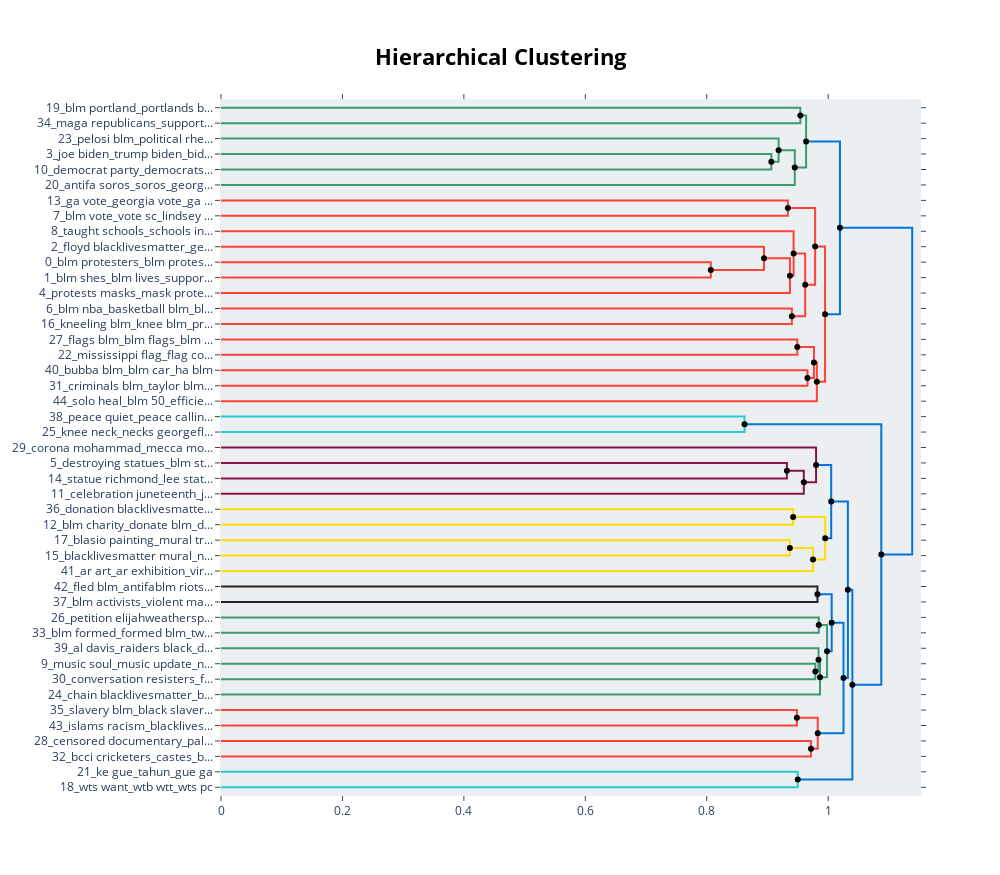

Notebook code for this chart:
### Code cell
topic_model.visualize_hierarchy(hierarchical_topics=hierarchical_topics)

### Figure 1 — Plotly figure (JSON) as saved in the notebook; plotly's stock layout.template omitted (floating-point values rounded to 4 significant figures)
{"data": [{"hoverinfo": "text", "marker": {"color": "rgb(61,153,112)"}, "mode": "lines", "text": ["blm portland_portlands blm_blm leftists_murder portland_blm protesters", "", "", "maga republicans_supporting maga_maga antifa_maga_im maga"], "type": "scatter", "x": [0, 0.9541, 0.9541, 0], "xaxis": "x", "y": [-5, -5, -15, -15], "yaxis": "y"}, {"hoverinfo": "text", "marker": {"color": "rgb(61,153,112)"}, "mode": "lines", "text": ["joe biden_trump biden_biden running_biden taking_mention biden", "", "", "democrat party_democrats party_party democrat_democratic party_dems party"], "type": "scatter", "x": [0, 0.9064, 0.9064, 0], "xaxis": "x", "y": [-35, -35, -45, -45], "yaxis": "y"}, {"hoverinfo": "text", "marker": {"color": "rgb(61,153,112)"}, "mode": "lines", "text": ["pelosi blm_political rhetoricattack_pelosis_hateful political_ms pelosi", "", "", "democrat party_democrats party_party democrat_democratic party_dems party"], "type": "scatter", "x": [0, 0.9184, 0.9184, 0.9064], "xaxis": "x", "y": [-25, -25, -40, -40], "yaxis": "y"}, {"hoverinfo": "text", "marker": {"color": "rgb(61,153,112)"}, "mode": "lines", "text": ["democrat party_democratic party_dems party_democrats_democrat", "", "", "antifa soros_soros_george soros_blm soros_soros funding"], "type": "scatter", "x": [0.9184, 0.945, 0.945, 0], "xaxis": "x", "y": [-32.5, -32.5, -55, -55], "yaxis": "y"}, {"hoverinfo": "text", "marker": {"color": "rgb(61,153,112)"}, "mode": "lines", "text": ["blm portland_portlands blm_blm leftists_murder portland_portland killed", "", "", "democrat party_dems party_democrats_democrat_republicans"], "type": "scatter", "x": [0.9541, 0.9637, 0.9637, 0.945], "xaxis": "x", "y": [-10, -10, -43.75, -43.75], "yaxis": "y"}, {"hoverinfo": "text", "marker": {"color": "rgb(255,65,54)"}, "mode": "lines", "text": ["ga vote_georgia vote_ga legislators_ga legislature_ga vote2020", "", "", "blm vote_vote sc_lindsey grahams_lindsey graham_sc senator"], "type": "scatter", "x": [0, 0.9337, 0.9337, 0], "xaxis": "x", "y": [-65, -65, -75, -75], "yaxis": "y"}, {"hoverinfo": "text", "marker": {"color": "rgb(255,65,54)"}, "mode": "lines", "text": ["blm protesters_blm protest_blm protests_blm antifa_antifa blm", "", "", "blm shes_blm lives_support blm_blm_blm ms"], "type": "scatter", "x": [0, 0.8067, 0.8067, 0], "xaxis": "x", "y": [-105, -105, -115, -115], "yaxis": "y"}, {"hoverinfo": "text", "marker": {"color": "rgb(255,65,54)"}, "mode": "lines", "text": ["floyd blacklivesmatter_georgefloydmemorial floyd_george floyd_floyds funeral_floyd funeral", "", "", "blm protesters_blm protest_blm protests_blm movement_blm"], "type": "scatter", "x": [0, 0.8944, 0.8944, 0.8067], "xaxis": "x", "y": [-95, -95, -110, -110], "yaxis": "y"}, {"hoverinfo": "text", "marker": {"color": "rgb(255,65,54)"}, "mode": "lines", "text": ["blm protesters_blm protest_blm protests_ar 15_blm antifa", "", "", "protests masks_mask protests_blm masks_blm mask_wear masks"], "type": "scatter", "x": [0.8944, 0.9371, 0.9371, 0], "xaxis": "x", "y": [-102.5, -102.5, -125, -125], "yaxis": "y"}, {"hoverinfo": "text", "marker": {"color": "rgb(255,65,54)"}, "mode": "lines", "text": ["taught schools_schools indoctrination_students blm_school taught_educators", "", "", "blm protesters_blm protest_blm protests_blm antifa_antifa blm"], "type": "scatter", "x": [0, 0.943, 0.943, 0.9371], "xaxis": "x", "y": [-85, -85, -113.8, -113.8], "yaxis": "y"}, {"hoverinfo": "text", "marker": {"color": "rgb(255,65,54)"}, "mode": "lines", "text": ["blm nba_basketball blm_blm players_embraced blm_professional sports", "", "", "kneeling blm_knee blm_protestors knee_kneel racist_reasoning kneeling"], "type": "scatter", "x": [0, 0.9402, 0.9402, 0], "xaxis": "x", "y": [-135, -135, -145, -145], "yaxis": "y"}, {"hoverinfo": "text", "marker": {"color": "rgb(255,65,54)"}, "mode": "lines", "text": ["blm protesters_blm protest_blm protests_blm antifa_blm movement", "", "", "blm nba_knee blm_blm taking_support blm_professional sports"], "type": "scatter", "x": [0.943, 0.9621, 0.9621, 0.9402], "xaxis": "x", "y": [-99.38, -99.38, -140, -140], "yaxis": "y"}, {"hoverinfo": "text", "marker": {"color": "rgb(255,65,54)"}, "mode": "lines", "text": ["blm vote_vote sc_sc senator_lindsey grahams_graham sc", "", "", "blm protesters_blm protest_blm protests_ar 15_blm movement"], "type": "scatter", "x": [0.9337, 0.9785, 0.9785, 0.9621], "xaxis": "x", "y": [-70, -70, -119.7, -119.7], "yaxis": "y"}, {"hoverinfo": "text", "marker": {"color": "rgb(255,65,54)"}, "mode": "lines", "text": ["flags blm_blm flags_blm flag_flag blm_flags", "", "", "mississippi flag_flag confederate_confederate flag_confederate flags_state flag"], "type": "scatter", "x": [0, 0.9492, 0.9492, 0], "xaxis": "x", "y": [-155, -155, -165, -165], "yaxis": "y"}, {"hoverinfo": "text", "marker": {"color": "rgb(255,65,54)"}, "mode": "lines", "text": ["bubba blm_blm car_ha blm_blm calling_does bubbas", "", "", "criminals blm_taylor blm_murdered ms_taylor killed_killed ms"], "type": "scatter", "x": [0, 0.9659, 0.9659, 0], "xaxis": "x", "y": [-175, -175, -185, -185], "yaxis": "y"}, {"hoverinfo": "text", "marker": {"color": "rgb(255,65,54)"}, "mode": "lines", "text": ["confederate flags_confederate flag_flag confederate_state flag_flags blm", "", "", "criminals blm_taylor blm_murdered ms_taylor killed_blm calling"], "type": "scatter", "x": [0.9492, 0.9766, 0.9766, 0.9659], "xaxis": "x", "y": [-160, -160, -180, -180], "yaxis": "y"}, {"hoverinfo": "text", "marker": {"color": "rgb(255,65,54)"}, "mode": "lines", "text": ["blm flags_flags blm_blm flag_flag blm_confederate flags", "", "", "solo heal_blm 50_efficient solo_farm sohm_frontline blm"], "type": "scatter", "x": [0.9766, 0.9814, 0.9814, 0], "xaxis": "x", "y": [-170, -170, -195, -195], "yaxis": "y"}, {"hoverinfo": "text", "marker": {"color": "rgb(255,65,54)"}, "mode": "lines", "text": ["blm protesters_blm protest_blm protests_blm antifa_black lives", "", "", "blm flags_blm flag_flags blm_flag blm_blm mississippi"], "type": "scatter", "x": [0.9785, 0.9949, 0.9949, 0.9814], "xaxis": "x", "y": [-94.84, -94.84, -182.5, -182.5], "yaxis": "y"}, {"hoverinfo": "text", "marker": {"color": "rgb(0,116,217)"}, "mode": "lines", "text": ["blm leftists_democrats_democrat party_dems party_democrat", "", "", "blm protesters_blm protests_blm protest_blm_blm movement"], "type": "scatter", "x": [0.9637, 1.019, 1.019, 0.9949], "xaxis": "x", "y": [-26.88, -26.88, -138.7, -138.7], "yaxis": "y"}, {"hoverinfo": "text", "marker": {"color": "rgb(35,205,205)"}, "mode": "lines", "text": ["peace quiet_peace calling_calling peace_calling silence_calling quiet", "", "", "knee neck_necks georgefloyd_blacklivesmatter knee_knee neckal_knee necks"], "type": "scatter", "x": [0, 0.8623, 0.8623, 0], "xaxis": "x", "y": [-205, -205, -215, -215], "yaxis": "y"}, {"hoverinfo": "text", "marker": {"color": "rgb(133,20,75)"}, "mode": "lines", "text": ["destroying statues_blm statue_statues burn_monuments blm_tearing statues", "", "", "statue richmond_lee statue_va statue_richmond photographer_monument richmond"], "type": "scatter", "x": [0, 0.932, 0.932, 0], "xaxis": "x", "y": [-235, -235, -245, -245], "yaxis": "y"}, {"hoverinfo": "text", "marker": {"color": "rgb(133,20,75)"}, "mode": "lines", "text": ["statue richmond_va statue_monument richmond_richmond photographer_lee statue", "", "", "celebration juneteenth_juneteenth celebration_celebrate juneteenth_juneteenth weekend_juneteenth celebrate"], "type": "scatter", "x": [0.932, 0.9599, 0.9599, 0], "xaxis": "x", "y": [-240, -240, -255, -255], "yaxis": "y"}, {"hoverinfo": "text", "marker": {"color": "rgb(133,20,75)"}, "mode": "lines", "text": ["corona mohammad_mecca mohammad_servantofallah covid19_mohammadshaikh thequranman_mohammad", "", "", "statue richmond_va statue_lee statue_monument richmond_richmond photographer"], "type": "scatter", "x": [0, 0.9801, 0.9801, 0.9599], "xaxis": "x", "y": [-225, -225, -247.5, -247.5], "yaxis": "y"}, {"hoverinfo": "text", "marker": {"color": "rgb(255,220,0)"}, "mode": "lines", "text": ["donation blacklivesmatter_donate black_donate al_donations nursing_helpingothers collegefund", "", "", "blm charity_donate blm_donation blm_donated blm_blm charities"], "type": "scatter", "x": [0, 0.9423, 0.9423, 0], "xaxis": "x", "y": [-265, -265, -275, -275], "yaxis": "y"}, {"hoverinfo": "text", "marker": {"color": "rgb(255,220,0)"}, "mode": "lines", "text": ["blasio painting_mural trump_blm mural_mural outside_mural", "", "", "blacklivesmatter mural_nc mural_mural charlotte_blm mural_blacklivesmatter murals"], "type": "scatter", "x": [0, 0.9369, 0.9369, 0], "xaxis": "x", "y": [-285, -285, -295, -295], "yaxis": "y"}, {"hoverinfo": "text", "marker": {"color": "rgb(255,220,0)"}, "mode": "lines", "text": ["mural trump_blm mural_street mural_mural painted_blacklivesmatter mural", "", "", "ar art_ar exhibition_virtual art_vr ar_art blm"], "type": "scatter", "x": [0.9369, 0.975, 0.975, 0], "xaxis": "x", "y": [-290, -290, -305, -305], "yaxis": "y"}, {"hoverinfo": "text", "marker": {"color": "rgb(255,220,0)"}, "mode": "lines", "text": ["want donate_donation blacklivesmatter_share donate_collegestudents donations_donations nursing", "", "", "mural trump_blm mural_street mural_mural painted_blacklivesmatter mural"], "type": "scatter", "x": [0.9423, 0.9951, 0.9951, 0.975], "xaxis": "x", "y": [-270, -270, -297.5, -297.5], "yaxis": "y"}, {"hoverinfo": "text", "marker": {"color": "rgb(0,116,217)"}, "mode": "lines", "text": ["mayor richmond_blm mayor_confederate general_richmond va_remains confederate", "", "", "mural trump_blm mural_blacklivesmatter mural_street mural_mural painted"], "type": "scatter", "x": [0.9801, 1.005, 1.005, 0.9951], "xaxis": "x", "y": [-236.2, -236.2, -283.8, -283.8], "yaxis": "y"}, {"hoverinfo": "text", "marker": {"color": "rgb(40,35,35)"}, "mode": "lines", "text": ["fled blm_antifablm riots_blm gang_riots video_sergeant fled", "", "", "blm activists_violent magas_message violent_trump pummeled_violentmagas trump"], "type": "scatter", "x": [0, 0.9824, 0.9824, 0], "xaxis": "x", "y": [-315, -315, -325, -325], "yaxis": "y"}, {"hoverinfo": "text", "marker": {"color": "rgb(61,153,112)"}, "mode": "lines", "text": ["petition elijahweatherspoon_elijahweatherspoonmatters blacklivesmatter_elijahweatherspoonmatters_elijahweatherspoon_elijahweatherspoon justiceforelijahweatherspoon", "", "", "blm formed_formed blm_twice blm_fundings blm_blm gained"], "type": "scatter", "x": [0, 0.9846, 0.9846, 0], "xaxis": "x", "y": [-335, -335, -345, -345], "yaxis": "y"}, {"hoverinfo": "text", "marker": {"color": "rgb(61,153,112)"}, "mode": "lines", "text": ["music soul_music update_new spotify_music masses_roll music", "", "", "conversation resisters_fellow resisters_patriotic resisters_resistance voice_followers following"], "type": "scatter", "x": [0, 0.9789, 0.9789, 0], "xaxis": "x", "y": [-365, -365, -375, -375], "yaxis": "y"}, {"hoverinfo": "text", "marker": {"color": "rgb(61,153,112)"}, "mode": "lines", "text": ["al davis_raiders black_davis_mark davis_davis fighting", "", "", "music soul_music masses_roll music_music_spotify"], "type": "scatter", "x": [0, 0.9841, 0.9841, 0.9789], "xaxis": "x", "y": [-355, -355, -370, -370], "yaxis": "y"}, {"hoverinfo": "text", "marker": {"color": "rgb(61,153,112)"}, "mode": "lines", "text": ["music soul_music masses_roll music_music_spotify", "", "", "chain blacklivesmatter_break chain_blacklivesmatter break_break chainblacklivesmatter_blacklivesmatter wont"], "type": "scatter", "x": [0.9841, 0.9866, 0.9866, 0], "xaxis": "x", "y": [-362.5, -362.5, -385, -385], "yaxis": "y"}, {"hoverinfo": "text", "marker": {"color": "rgb(61,153,112)"}, "mode": "lines", "text": ["formed blm_twice blm_fundings blm_blm gained_blumberg blm", "", "", "chain blacklivesmatter_break chain_wont blacklivesmatter_blacklivesmatter wont_blacklivesmatter thank"], "type": "scatter", "x": [0.9846, 0.9982, 0.9982, 0.9866], "xaxis": "x", "y": [-340, -340, -373.8, -373.8], "yaxis": "y"}, {"hoverinfo": "text", "marker": {"color": "rgb(0,116,217)"}, "mode": "lines", "text": ["blm activists_riots video_violent magas_message violent_trump pummeled", "", "", "formed blm_twice blm_blm gained_answer obamas_obama invited"], "type": "scatter", "x": [0.9824, 1.006, 1.006, 0.9982], "xaxis": "x", "y": [-320, -320, -356.9, -356.9], "yaxis": "y"}, {"hoverinfo": "text", "marker": {"color": "rgb(255,65,54)"}, "mode": "lines", "text": ["slavery blm_black slavery_black slaves_slavery_slave trade", "", "", "islams racism_blacklivesmatter carrie_black slaves_scoggins islam_islams"], "type": "scatter", "x": [0, 0.9485, 0.9485, 0], "xaxis": "x", "y": [-395, -395, -405, -405], "yaxis": "y"}, {"hoverinfo": "text", "marker": {"color": "rgb(255,65,54)"}, "mode": "lines", "text": ["censored documentary_palestinians censored_jazeera palestinianlivesmatter_exposes israeli_shows israeli", "", "", "bcci cricketers_castes_bcci_rajput caste_hilarious bcci"], "type": "scatter", "x": [0, 0.9717, 0.9717, 0], "xaxis": "x", "y": [-415, -415, -425, -425], "yaxis": "y"}, {"hoverinfo": "text", "marker": {"color": "rgb(255,65,54)"}, "mode": "lines", "text": ["islams racism_blacklivesmatter slavery_muslim slave_blacklivesmatter carrie_scoggins islam", "", "", "censored documentary_palestinians censored_jazeera palestinianlivesmatter_exposes israeli_al jazeera"], "type": "scatter", "x": [0.9485, 0.9828, 0.9828, 0.9717], "xaxis": "x", "y": [-400, -400, -420, -420], "yaxis": "y"}, {"hoverinfo": "text", "marker": {"color": "rgb(0,116,217)"}, "mode": "lines", "text": ["blm activists_formed blm_fled blm_twice blm_blm gained", "", "", "censored documentary_jazeera palestinianlivesmatter_exposes israeli_al jazeera_censored al"], "type": "scatter", "x": [1.006, 1.025, 1.025, 0.9828], "xaxis": "x", "y": [-338.4, -338.4, -410, -410], "yaxis": "y"}, {"hoverinfo": "text", "marker": {"color": "rgb(0,116,217)"}, "mode": "lines", "text": ["mayor richmond_blm mayor_confederate general_richmond va_remains confederate", "", "", "fled blm_formed blm_blm gained_obama invited_time obama"], "type": "scatter", "x": [1.005, 1.032, 1.032, 1.025], "xaxis": "x", "y": [-260, -260, -374.2, -374.2], "yaxis": "y"}, {"hoverinfo": "text", "marker": {"color": "rgb(35,205,205)"}, "mode": "lines", "text": ["ke gue_tahun_gue ga_gue_gue blm", "", "", "wts want_wtb wtt_wts pc_wtb_nct"], "type": "scatter", "x": [0, 0.9499, 0.9499, 0], "xaxis": "x", "y": [-435, -435, -445, -445], "yaxis": "y"}, {"hoverinfo": "text", "marker": {"color": "rgb(0,116,217)"}, "mode": "lines", "text": ["time obama_formed blm_blm gained_blm mayor_obama invited", "", "", "wts want_wts pc_wtb_nct_wtt"], "type": "scatter", "x": [1.032, 1.04, 1.04, 0.9499], "xaxis": "x", "y": [-317.1, -317.1, -440, -440], "yaxis": "y"}, {"hoverinfo": "text", "marker": {"color": "rgb(0,116,217)"}, "mode": "lines", "text": ["peace calling_calling peace_calling quiet_want peace_peace want", "", "", "formed blm_blm gained_blm mural_blm mayor_time obama"], "type": "scatter", "x": [0.8623, 1.088, 1.088, 1.04], "xaxis": "x", "y": [-210, -210, -378.6, -378.6], "yaxis": "y"}, {"hoverinfo": "text", "marker": {"color": "rgb(0,116,217)"}, "mode": "lines", "text": ["blm protesters_blm protest_blm protests_blm antifa_antifa blm", "", "", "formed blm_blm mayor_time obama_blm gained_al jazeera"], "type": "scatter", "x": [1.019, 1.138, 1.138, 1.088], "xaxis": "x", "y": [-82.77, -82.77, -294.3, -294.3], "yaxis": "y"}, {"hoverinfo": "text", "hovertext": ["democrat party_democratic party_dems party_democrats_democrat", "blm portland_portlands blm_blm leftists_murder portland_portland killed", "blm protesters_blm protest_blm protests_ar 15_blm antifa", "blm protesters_blm protest_blm protests_blm antifa_blm movement", "blm vote_vote sc_sc senator_lindsey grahams_graham sc", "confederate flags_confederate flag_flag confederate_state flag_flags blm", "blm flags_flags blm_blm flag_flag blm_confederate flags", "blm protesters_blm protest_blm protests_blm antifa_black lives", "blm leftists_democrats_democrat party_dems party_democrat", "statue richmond_va statue_monument richmond_richmond photographer_lee statue", "mural trump_blm mural_street mural_mural painted_blacklivesmatter mural", "want donate_donation blacklivesmatter_share donate_collegestudents donations_donations nursing", "mayor richmond_blm mayor_confederate general_richmond va_remains confederate", "music soul_music masses_roll music_music_spotify", "formed blm_twice blm_fundings blm_blm gained_blumberg blm", "blm activists_riots video_violent magas_message violent_trump pummeled", "islams racism_blacklivesmatter slavery_muslim slave_blacklivesmatter carrie_scoggins islam", "blm activists_formed blm_fled blm_twice blm_blm gained", "mayor richmond_blm mayor_confederate general_richmond va_remains confederate", "time obama_formed blm_blm gained_blm mayor_obama invited", "peace calling_calling peace_calling quiet_want peace_peace want", "blm protesters_blm protest_blm protests_blm antifa_antifa blm"], "marker": {"color": "black"}, "mode": "markers", "showlegend": false, "type": "scatter", "x": [0.9184, 0.9541, 0.8944, 0.943, 0.9337, 0.9492, 0.9766, 0.9785, 0.9637, 0.932, 0.9369, 0.9423, 0.9801, 0.9841, 0.9846, 0.9824, 0.9485, 1.006, 1.005, 1.032, 0.8623, 1.019], "y": [-32.5, -10, -102.5, -99.38, -70, -160, -170, -94.84, -26.88, -240, -290, -270, -236.2, -362.5, -340, -320, -400, -338.4, -260, -317.1, -210, -82.77]}, {"hoverinfo": "text", "hovertext": ["democrat party_democrats party_party democrat_democratic party_dems party", "democrat party_dems party_democrats_democrat_republicans", "blm protesters_blm protest_blm protests_blm movement_blm", "blm protesters_blm protest_blm protests_blm antifa_antifa blm", "blm nba_knee blm_blm taking_support blm_professional sports", "blm protesters_blm protest_blm protests_ar 15_blm movement", "criminals blm_taylor blm_murdered ms_taylor killed_blm calling", "blm flags_blm flag_flags blm_flag blm_blm mississippi", "blm protesters_blm protests_blm protest_blm_blm movement", "statue richmond_va statue_lee statue_monument richmond_richmond photographer", "mural trump_blm mural_street mural_mural painted_blacklivesmatter mural", "mural trump_blm mural_blacklivesmatter mural_street mural_mural painted", "music soul_music masses_roll music_music_spotify", "chain blacklivesmatter_break chain_wont blacklivesmatter_blacklivesmatter wont_blacklivesmatter thank", "formed blm_twice blm_blm gained_answer obamas_obama invited", "censored documentary_palestinians censored_jazeera palestinianlivesmatter_exposes israeli_al jazeera", "censored documentary_jazeera palestinianlivesmatter_exposes israeli_al jazeera_censored al", "fled blm_formed blm_blm gained_obama invited_time obama", "wts want_wts pc_wtb_nct_wtt", "formed blm_blm gained_blm mural_blm mayor_time obama", "formed blm_blm mayor_time obama_blm gained_al jazeera"], "marker": {"color": "black"}, "mode": "markers", "showlegend": false, "type": "scatter", "x": [0.9064, 0.945, 0.8067, 0.9371, 0.9402, 0.9621, 0.9659, 0.9814, 0.9949, 0.9599, 0.975, 0.9951, 0.9789, 0.9866, 0.9982, 0.9717, 0.9828, 1.025, 0.9499, 1.04, 1.088], "y": [-40, -43.75, -110, -113.8, -140, -119.7, -180, -182.5, -138.7, -247.5, -297.5, -283.8, -370, -373.8, -356.9, -420, -410, -374.2, -440, -378.6, -294.3]}], "layout": {"autosize": false, "height": 875, "hoverlabel": {"bgcolor": "white", "font": {"family": "Rockwell", "size": 16}}, "hovermode": "closest", "plot_bgcolor": "#ECEFF1", "showlegend": false, "title": {"font": {"color": "Black", "size": 22}, "text": "<b>Hierarchical Clustering</b>", "x": 0.5, "xanchor": "center", "yanchor": "top"}, "width": 1000, "xaxis": {"mirror": "allticks", "rangemode": "tozero", "showgrid": false, "showline": true, "showticklabels": true, "ticks": "outside", "type": "linear", "zeroline": false}, "yaxis": {"mirror": "allticks", "range": [-450, 0], "rangemode": "tozero", "showgrid": false, "showline": true, "showticklabels": true, "tickmode": "array", "ticks": "outside", "ticktext": ["19_blm portland_portlands b...", "34_maga republicans_support...", "23_pelosi blm_political rhe...", "3_joe biden_trump biden_bid...", "10_democrat party_democrats...", "20_antifa soros_soros_georg...", "13_ga vote_georgia vote_ga ...", "7_blm vote_vote sc_lindsey ...", "8_taught schools_schools in...", "2_floyd blacklivesmatter_ge...", "0_blm protesters_blm protes...", "1_blm shes_blm lives_suppor...", "4_protests masks_mask prote...", "6_blm nba_basketball blm_bl...", "16_kneeling blm_knee blm_pr...", "27_flags blm_blm flags_blm ...", "22_mississippi flag_flag co...", "40_bubba blm_blm car_ha blm", "31_criminals blm_taylor blm...", "44_solo heal_blm 50_efficie...", "38_peace quiet_peace callin...", "25_knee neck_necks georgefl...", "29_corona mohammad_mecca mo...", "5_destroying statues_blm st...", "14_statue richmond_lee stat...", "11_celebration juneteenth_j...", "36_donation blacklivesmatte...", "12_blm charity_donate blm_d...", "17_blasio painting_mural tr...", "15_blacklivesmatter mural_n...", "41_ar art_ar exhibition_vir...", "42_fled blm_antifablm riots...", "37_blm activists_violent ma...", "26_petition elijahweathersp...", "33_blm formed_formed blm_tw...", "39_al davis_raiders black_d...", "9_music soul_music update_n...", "30_conversation resisters_f...", "24_chain blacklivesmatter_b...", "35_slavery blm_black slaver...", "43_islams racism_blacklives...", "28_censored documentary_pal...", "32_bcci cricketers_castes_b...", "21_ke gue_tahun_gue ga", "18_wts want_wtb wtt_wts pc"], "tickvals": [-5, -15, -25, -35, -45, -55, -65, -75, -85, -95, -105, -115, -125, -135, -145, -155, -165, -175, -185, -195, -205, -215, -225, -235, -245, -255, -265, -275, -285, -295, -305, -315, -325, -335, -345, -355, -365, -375, -385, -395, -405, -415, -425, -435, -445], "type": "linear", "zeroline": false}}}
